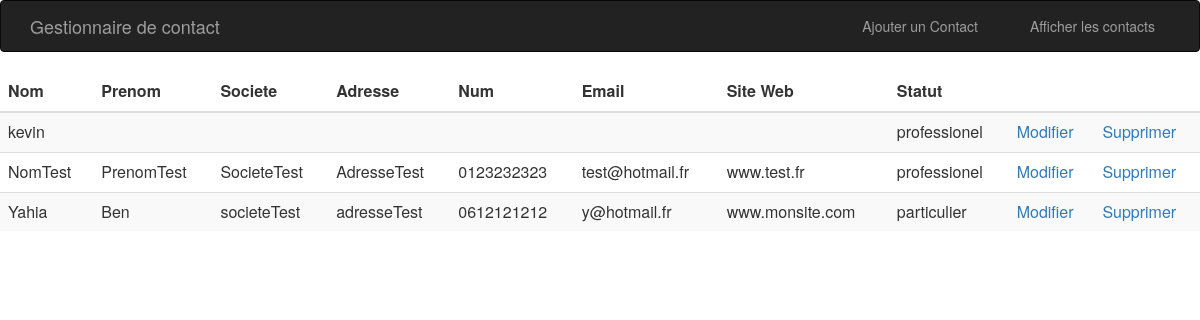
Page /index.php?req=listContacts on the committed database.
### tables this page shows
CREATE TABLE `contact` (
  `id` int(11) NOT NULL,
  `nom` varchar(100) NOT NULL,
  `prenom` varchar(100) NOT NULL,
  `societe` varchar(100) NOT NULL,
  `adresse` varchar(200) NOT NULL,
  `num` varchar(11) NOT NULL,
  `email` varchar(100) NOT NULL,
  `site` varchar(100) NOT NULL,
  `statut` varchar(100) NOT NULL
);

### index.php (called while the page is built)
<?php
require_once ('controller/ContactsController.php');
$controller = new ContactsController();
$controller->handleRequest();

### model/ContactService.php (called while the page is built, shortened)
<?php
class ContactService {
    private $bdd = NULL;
    private function openBDD(){
        try
        {
            $this->bdd = new PDO('mysql:host=localhost;dbname=contacts;charset=utf8', 'root', 'root');
        }
        catch (Exception $e)
        {
            die('Erreur : ' . $e->getMessage());
        }
    }
    public function get_contacts(){
        try{
            $reponse = $this->bdd->query('Select * from contact order by nom');
            $reponse = $reponse->fetchall();
            return $reponse;
        }
        catch (Exception $e) {
            $this->closeBDD();
            throw $e;
        }
    }
}

### view/ViewContacts.php (the view)
<?php
include("view/header.php");
echo ("<table class='table table-striped'>
                <thead>
                    <tr>
                        <th>Nom</th>
                        <th>Prenom</th>
                        <th>Societe</th>
                        <th>Adresse</th>
                        <th>Num</th>
                        <th>Email</th>
                        <th>Site Web</th>
                        <th>Statut</th>
                        <th></th>
                        <th></th>
                    </tr>
                </thead>
                <tbody>
                ");
            foreach($donnees as $donnee)
            {
                echo ("<tr><td>" .$donnee['nom'] ."</td><td>".$donnee['prenom']."</td><td>" .$donnee['societe'] ."</td><td>" .$donnee['adresse'] ."</td><td>" .$donnee['num'] ."</td><td>" .$donnee['email'] ."</td><td>" .$donnee['site'] ."</td><td>" .$donnee['statut'] ."</td><td><a href=index.php?req=modifierContact&id=" .$donnee['id'] .">Modifier</a></td><td><a href=index.php?req=supprimerContact&id=" .$donnee['id'] .">Supprimer</a></td></tr>");
            }
            echo("</tbody></table>");
include("view/footer.php");

### controller/ContactsController.php (shortened to what this page needs)
<?php
require_once ('model/ContactService.php');
class ContactsController{
	private $contactService = NULL;
	public function __construct() {
		$this->contactService = new ContactService();
	}
	public function handleRequest(){
		$req = isset($_GET['req'])?$_GET['req']:NULL;
		try {
			if ($req == 'listContacts' ) {
				$this->list_contacts();
			}
		}
		catch ( Exception $e ) {
			$this->showError("Erreur dans la requete", $e->getMessage());
		}
	}
	public function list_contacts(){
		$donnees = $this->contactService->get_contacts();
		include 'view/ViewContacts.php';
	}
}

### view/header.php (shortened to what this page needs)
<html>
<head>
  <link rel="stylesheet" href="css/bootstrap.min.css">
  <link rel="stylesheet" href="css/projet.css">
</head>
<body>
    <nav class="navbar navbar-inverse">
      <div class="container">
        <div class="navbar-header">
          <a class="navbar-brand" href="index.php?req=listContacts">Gestionnaire de contact</a>
        </div>
        <div class="collapse navbar-collapse" id="navbar-collapse-3">
          <ul class="nav navbar-nav navbar-right">
            <li><a href="index.php?req=ajouterContact">Ajouter un Contact</a></li>
            <li><a href="index.php?req=listContacts">Afficher les contacts</a></li>
          </ul>
        </div>
      </div>
    </nav>

### view/footer.php
</body>
</html>

### css/projet.css (style rules this page uses)
.navbar-brand { position: relative; z-index: 2; }
.navbar .navbar-collapse { position: relative; }
.navbar .navbar-collapse .navbar-right > li:last-child { padding-left: 22px; }

### rows in the picture
contact: nom "kevin", statut "professionel"
contact: nom "NomTest", prenom "PrenomTest", societe "SocieteTest", adresse "AdresseTest", num "0123232323", email "test@hotmail.fr", site "www.test.fr", statut "professionel"
contact: nom "Yahia", prenom "Ben", societe "societeTest", adresse "adresseTest", num "0612121212", email "y@hotmail.fr", site "www.monsite.com", statut "particulier"
